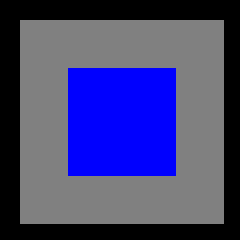
#> input picture test_images/blackblue.png, 60 x 60 px (shown 4 times larger); its folder holds only this picture in this run
$ python -i classify.py   (imports and definitions only)   (older library calls are emulated)
#> lines starting #> are read from the running program, lines starting #| are printed output that depends on the picture; after the words box and inside, x2 and y2 are one past the last pixel; in counts of white or black regions, pixels touching at a corner belong together
### nn/model.py
import tensorflow as tf
import os
import traceback

from .tfsession import TFSession

class Model:
    """
    A wrapper for loading and training Tensorflow CNN models.

    This class loads data from a directory (populated by the create_model.py script).
    See train.py for an example of training the model.
    See test.py for an example of using the trained model to classify images.

    Arguments:
        model_path: The path to load the model from.
            The directory should have the following files:
                checkpoint
                classes.txt
                model-*.data-*
                model-*.index
                model-*.meta
        batch_size: Optional argument specifying how many images to process
            in each training/testing batch.
    """

    model_n = 0

    def __init__(self, model_path, batch_size = 100):
        self.model_path = model_path
        self.batch_size = batch_size
        self.sess = TFSession().sess

        self.n = Model.model_n
        Model.model_n += 1

        with open(os.path.join(self.model_path, 'classes.txt'), 'r') as class_file:
            self.classes = class_file.read().split('\n')

        try:
            path = self.model_path
            ckpt = tf.train.get_checkpoint_state(path)
            print("Reading saved model parameters from %s" % ckpt.model_checkpoint_path)
            self.saver = tf.train.import_meta_graph(ckpt.model_checkpoint_path + '.meta')
            self.saver.restore(self.sess, ckpt.model_checkpoint_path)
        except Exception as e:
            raise ValueError("Error loading model: %s" % traceback.format_exc())

        self.input = tf.get_collection("image")[self.n]
        self.keep_prob = tf.get_collection("kp")[self.n]
        self.predictor = tf.get_collection("predictor")[2 * self.n]
        self.softmax = tf.get_collection("predictor")[2 * self.n + 1]
        self.global_step = tf.get_collection("step")[self.n]

    # [100 lines left out: functions train, test, classify, not called in this run]

### nn/tfsession.py
import tensorflow as tf

import atexit

class TFSession:
    class __TFSession:
        def __init__(self):
            self.sess = tf.Session()
            atexit.register(self.close)

        def close(self):
            print('Closing Tensorflow Session...')
            self.sess.close()

    instance = None

    def __init__(self):
        if not TFSession.instance:
            print('Creating Tensorflow Session...')
            TFSession.instance = TFSession.__TFSession()

    def __getattr__(self, name):
        return getattr(self.instance, name)

### classify.py
from nn import Model

import numpy as np
import cv2

# [1 line not run here, left out]
# [1 line that did not run here, left out]
# [1 line not run here, left out]
# [1 line that did not run here, left out]
# [1 line not run here, left out]
# [1 line that did not run here, left out]

def check_targets(images):
    labels = fp_model.test([cv2.resize(image, (64, 64)).flatten() for image in images])
    return [bool(np.argmax(label)) for label in labels]

def classify_shape(image):
    return shape_model.classify([cv2.resize(image, (64, 64)).flatten()])[0]

def classify_alphanumeric(image):
    return alphanumeric_model.classify([cv2.resize(image, (64, 64)).flatten()])[0]

def get_target_info(img):
    #Use KMeans to segment the image into distinct colors
    #K = 3 for background, target, and letter
    K = 3
    Z = img.reshape((-1,3))
    Z = np.float32(Z)
    criteria = (cv2.TERM_CRITERIA_EPS, 0, 0.25)
    compactness, labels, centers = cv2.kmeans(Z, K, None, criteria, 10, cv2.KMEANS_RANDOM_CENTERS )
#> compactness = 0; labels = 3600 values, max 2 at index 0, min 0 at index 1037, mean 1.07; centers = [[0, 0, 255], [128, 128, 128], [0, 0, 0]]
    centers = np.uint8(centers)

    #Determine which class is the background
    idx = np.argmin(np.mean(centers, axis=1))
#> idx = 2
    centers[idx] = [0, 0, 0]
    labels = labels.flatten()

    #Determine which classes are not the background
    indexes = [i for i in range(K)]
    indexes.remove(idx)
    first_color_index = indexes[0]
#> first_color_index = 0
    second_color_index = indexes[1]
#> second_color_index = 1

    #Create two separate images, one for each non-background class
    first_labels = np.copy(labels)
#> first_labels has the same summary as labels
    first_labels[first_labels == second_color_index] = idx
    first_img = centers[first_labels]
    first_img = first_img.reshape((img.shape))
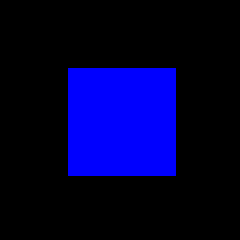
#> first_img: shape (60, 60, 3) (shown 4 times larger); mean R, G, B 0, 0, 51.6

    second_labels = np.copy(labels)
#> second_labels has the same summary as labels
    second_labels[second_labels == first_color_index] = idx
    second_img = centers[second_labels]
    second_img = second_img.reshape((img.shape))
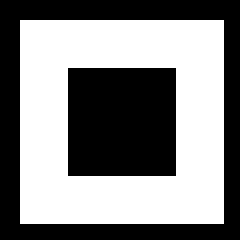
#> second_img: shape (60, 60, 3) (shown 4 times larger); values 0 (black) and 128 (white), 52% white; 2 black regions

    #Determine shape vs letter
    (_, first_contours, _) = cv2.findContours(cv2.cvtColor(first_img, cv2.COLOR_RGB2GRAY),cv2.RETR_TREE,cv2.CHAIN_APPROX_SIMPLE)
#> first_contours = [[[17, 17], [17, 43], [43, 43], [43, 17]]]
    (_, second_contours, _) = cv2.findContours(cv2.cvtColor(second_img, cv2.COLOR_RGB2GRAY),cv2.RETR_TREE,cv2.CHAIN_APPROX_SIMPLE)
#> second_contours = 2 contours; box (x1, y1, x2, y2) and area: (5, 5, 56, 56) 2500, (16, 16, 45, 45) 782

    if(cv2.contourArea(first_contours[0]) > cv2.contourArea(second_contours[0])):
        shape_cnt = first_contours[0]
        shape_color = centers[first_color_index]
        shape_image = first_img

        letter_color = centers[second_color_index]
        letter_img = second_img
    else:
        letter_color = centers[first_color_index]
#> letter_color = [0, 0, 255]
        letter_img = first_img

        shape_cnt = second_contours[0]
#> shape_cnt = [[5, 5], [5, 55], [55, 55], [55, 5]]
        shape_color = centers[second_color_index]
#> shape_color = [128, 128, 128]
        shape_image = second_img

    letter_mask = cv2.inRange(letter_img, letter_color, letter_color)
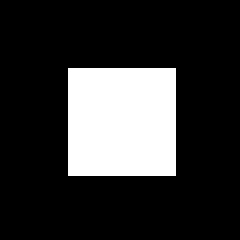
#> letter_mask: shape (60, 60) (shown 4 times larger); 20.2% white; 1 white region, box (x1, y1, x2, y2) and area: (17, 17, 44, 44) 729

    shape_mask = np.zeros(img.shape[0:2], np.uint8)
    cv2.drawContours(shape_mask, [shape_cnt], 0, 255, -1)
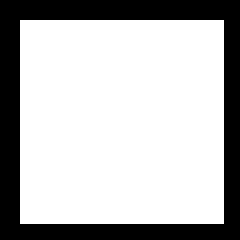
#> shape_mask: shape (60, 60) (shown 4 times larger); 72.2% white; 1 black region, box (x1, y1, x2, y2) and area: (0, 0, 60, 60) 999
    return ((shape_mask, shape_color), (letter_mask, letter_color))

def draw_mask_color(mask, color):
    img = np.zeros(mask.shape + (len(color),), np.uint8)

    img[:,:] = color

    return cv2.bitwise_and(img, img, mask=mask)

>>> import cv2
>>> picture = cv2.cvtColor(cv2.imread('test_images/blackblue.png'), cv2.COLOR_BGR2RGB)
>>> result = get_target_info(picture)

$ run again, on test_images/redblack.png
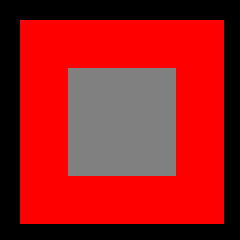
#> input picture test_images/redblack.png, 60 x 60 px (shown 4 times larger)
#> compactness = 4.36e-07; labels = 3600 values, max 2 at index 305, min 0 at index 0, mean 1.24; centers = [[0, 0, 0], [128, 128, 128], [255, 0, 0]]
#> idx = 0
#> first_color_index = 1
#> second_color_index = 2
#> first_labels has the same summary as labels
#> first_img: shape (60, 60, 3); values 0 (black) and 128 (white), 20.2% white; 1 white region
#> second_labels has the same summary as labels
#> in get_target_info, `second_img = second_img.reshape((img.shape))`:
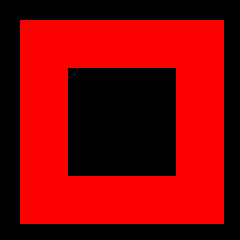
#> second_img: shape (60, 60, 3) (shown 4 times larger); mean R, G, B 132.6, 0, 0
#> first_contours = [[[17, 17], [17, 43], [43, 43], [43, 17]]]
#> second_contours = 2 contours; box (x1, y1, x2, y2) and area: (5, 5, 56, 56) 2500, (16, 16, 45, 45) 782
#> letter_color = [128, 128, 128]
#> shape_cnt = [[5, 5], [5, 55], [55, 55], [55, 5]]
#> shape_color = [255, 0, 0]
#> letter_mask: shape (60, 60); 20.2% white; 1 white region, box (x1, y1, x2, y2) and area: (17, 17, 44, 44) 729
#> shape_mask: shape (60, 60); 72.2% white; 1 black region, box (x1, y1, x2, y2) and area: (0, 0, 60, 60) 999
